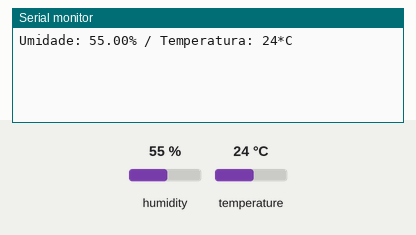
Simulated run of this sketch. Board: Arduino Uno, built with avr-gcc and run on an emulated ATmega328P. On the bench: the last lines printed to the serial monitor. Inputs (shaded band) come from the test bench; at power-on: humidity 55 %, temperature 24 °C.

Above: at 3.2 s.
3.3 s: humidity set to 22 %
At 4.6 s:
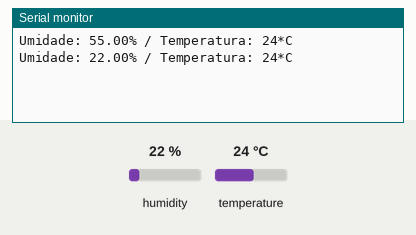
6.0 s: temperature set to 12 °C
At 7.0 s:
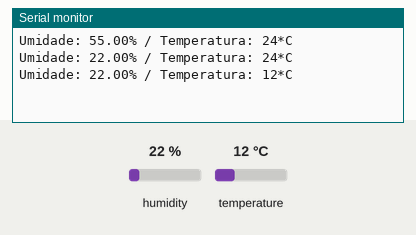
8.7 s: humidity set to 40 %
At 10.6 s:
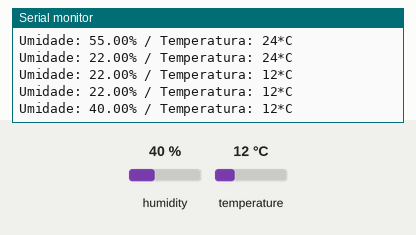
Timing chart, 0 to 12.1 s (numbered marks = the images above; inputs shaded):
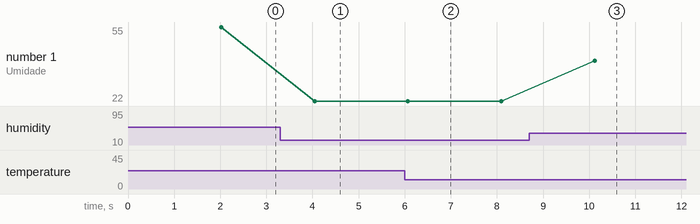

Measured:
- after the input at 3.3 s, the serial monitor: prints a new line after 0.75 s (image 1)
- after the input at 6.0 s, the serial monitor: prints a new line after 0.07 s (image 2)
- after the input at 8.7 s, the serial monitor: prints a new line after 1.4 s (image 3)
- plotted number 1: 55 → 22 after the input at 3.3 s, 22 → 40 after the input at 8.7 s

The sketch:

dht11.ino
```cpp
#include "dht.h" //INCLUSÃO DE BIBLIOTECA

const int pinoDHT11 = A2; //PINO ANALÓGICO UTILIZADO PELO DHT11

dht DHT; //VARIÁVEL DO TIPO DHT

void setup(){
  Serial.begin(9600); //INICIALIZA A SERIAL
  delay(2000); //INTERVALO DE 2 SEGUNDO ANTES DE INICIAR
}

void loop(){
  DHT.read11(pinoDHT11); //LÊ AS INFORMAÇÕES DO SENSOR
  Serial.print("Umidade: "); //IMPRIME O TEXTO NA SERIAL
  Serial.print(DHT.humidity); //IMPRIME NA SERIAL O VALOR DE UMIDADE MEDIDO
  Serial.print("%"); //ESCREVE O TEXTO EM SEGUIDA
  Serial.print(" / Temperatura: "); //IMPRIME O TEXTO NA SERIAL
  Serial.print(DHT.temperature, 0); //IMPRIME NA SERIAL O VALOR DE UMIDADE MEDIDO E REMOVE A PARTE DECIMAL
  Serial.println("*C"); //IMPRIME O TEXTO NA SERIAL
  delay(2000); //INTERVALO DE 2 SEGUNDOS * NÃO DIMINUIR ESSE VALOR
}
```
